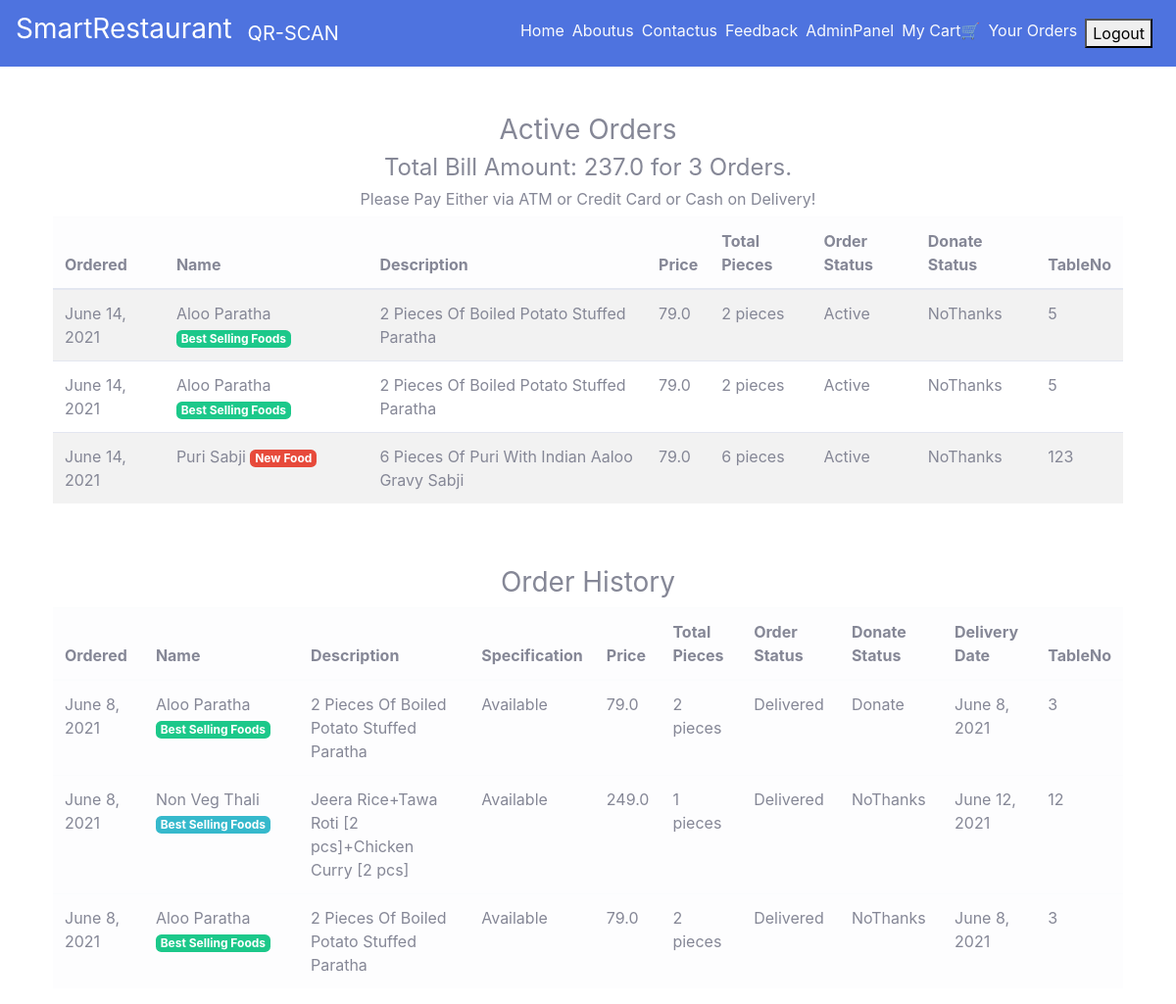
The app's page /order_details/ (signed in) with its own data.
### main/models.py (models this page shows, shortened)
class CartItems(models.Model):
    ORDER_STATUS = (
        ('Active', 'Active'),
        ('Delivered', 'Delivered')
    )
    DONATE_STATUS=(
        ('Donate','Donate'),
        ('NoThanks','NoThanks')
    )
    user = models.ForeignKey(User, on_delete=models.CASCADE)
    item = models.ForeignKey(Item, on_delete=models.CASCADE)
    ordered = models.BooleanField(default=False)
    quantity = models.IntegerField(default=1)
    ordered_date = models.DateField(default=timezone.now)
    status = models.CharField(max_length=20, choices=ORDER_STATUS, default='Active')
    delivery_date = models.DateField(default=timezone.now)
    table_orderno = models.IntegerField(default=1)
    donate_status=models.CharField(max_length=20, choices=DONATE_STATUS, default='NoThanks')
    payment_status = models.CharField(max_length=20,  default='Cash')
    payment_Desc = models.CharField(max_length=200, default='Paid')
    class Meta:
        verbose_name = 'Cart Item'
        verbose_name_plural = 'Cart Items'

class Item(models.Model):
    LABELS = (
        ('Best Selling Foods', 'Best Selling Foods'),
        ('New Food', 'New Food'),
        ('Spicy Foods🔥', 'Spicy Foods🔥'),
    )
    LABEL_COLOUR = (
        ('danger', 'danger'),
        ('success', 'success'),
        ('primary', 'primary'),
        ('info', 'info'),
        ('warning', 'warning'),
    )
    category = models.ForeignKey(Category, on_delete=models.CASCADE)
    title = models.CharField(max_length=150)
    description = models.CharField(max_length=250, blank=True)
    price = models.FloatField()
    pieces = models.IntegerField(default=6)
    tableno=models.IntegerField(blank=True)
    instructions = models.CharField(max_length=250, default="Available")
    image = models.ImageField(default='default.png', upload_to='images/')
    labels = models.CharField(max_length=25, choices=LABELS, blank=True)
    label_colour = models.CharField(max_length=15, choices=LABEL_COLOUR, blank=True)
    slug = models.SlugField(default="foods" ,unique=True)
    created_by = models.ForeignKey(User, on_delete=models.CASCADE)

### main/views.py (the view)
# urls.py: path('order_details/', views.order_details, name='order_details'),
@login_required
def order_details(request):
    items = CartItems.objects.filter(user=request.user, ordered=True,status="Active").order_by('-ordered_date')
    cart_items = CartItems.objects.filter(user=request.user, ordered=True,status="Delivered").order_by('-ordered_date')
    bill = items.aggregate(Sum('item__price'))
    number = items.aggregate(Sum('quantity'))
    pieces = items.aggregate(Sum('item__pieces'))
    total = bill.get("item__price__sum")
    count = number.get("quantity__sum")
    total_pieces = pieces.get("item__pieces__sum")
    context = {
        'items':items,
        'cart_items':cart_items,
        'total': total,
        'count': count,
        'total_pieces': total_pieces
    }
    return render(request, 'main/order_details.html', context)

### main/templatetags/get_group.py (called while the page is built)
@register.filter(name='has_group')
def has_group(user, group_name):
    return user.groups.filter(name=group_name).exists()

### main/templates/main/order_details.html
{% extends "main/layout.html" %}
{% block content %}
<div class="cart">
    <div class="container">
        <div class="row">
            <div class="col-sm-12 mt-5">
                <h3 class="text-center">Active Orders</h3>
                {% if items %}
                <h4 class="text-center">Total Bill Amount: {{total}} for {{ count }} Orders.</h4>
                <h6 class="text-center">Please Pay Either via ATM or Credit Card or Cash on Delivery!</h6>
                <div class="table-responsive">
                    <table class="table table-hover table-striped">
                        <thead class="table-light">
                        <tr>
                            <th scope="col">Ordered</th>
                            <th scope="col">Name</th>
                            <th scope="col">Description</th>
                            <th scope="col">Price</th>
                            <th scope="col">Total Pieces</th>
                            <th scope="col">Order Status</th>
                            <th scope="col">Donate Status</th>
                             <th scope="col">TableNo</th>
                        </tr>
                        </thead>
                        <tbody>
                            {% for item_active in items %}
                        <tr>
                            <td>{{ item_active.ordered_date }}</td>
                            <td>{{ item_active.item.title }} <span class="badge badge-{{ item_active.item.label_colour }}">{{ item_active.item.labels }}</span></td>
                            <td>{{ item_active.item.description }}</td>
                            <td>{{ item_active.item.price }}</td>
                            <td>{{ item_active.item.pieces }} pieces</td>
                            <td>{{ item_active.status }}</td>
                         <td>{{ item_active.donate_status }}</td>
                          <td>{{ item_active.table_orderno }}</td>
                        </tr>
                            {% endfor %}
                        </tbody>
                    </table>
                </div>
                {% else %}
                <h4 class="text-center">Sorry, you have not ordered any item yet!!!</h4>
                {% endif %}
            </div>
        </div>
        <div class="row">
            <div class="col-sm-12 mt-5">
                <h3 class="text-center">Order History</h3>
                {% if cart_items %}
                <div class="table-responsive">
                    <table class="table table-light">
                        <thead>
                        <tr>
                            <th scope="col">Ordered</th>
                            <th scope="col">Name</th>
                            <th scope="col">Description</th>
                            <th scope="col">Specification</th>
                            <th scope="col">Price</th>
                            <th scope="col">Total Pieces</th>
                            <th scope="col">Order Status</th>
                             <th scope="col">Donate Status</th>
                            <th scope="col">Delivery Date</th>
                             <th scope="col">TableNo</th>
                        </tr>
                        </thead>
                        <tbody>
                            {% for cart in cart_items %}
                        <tr>
                            <td>{{ cart.ordered_date }}</td>
                            <td>{{ cart.item.title }} <span class="badge badge-{{ cart.item.label_colour }}">{{ cart.item.labels }}</span></td>
                            <td>{{ cart.item.description }}</td>
                            <td>{{ cart.item.instructions }}</td>
                            <td>{{ cart.item.price }}</td>
                            <td>{{ cart.item.pieces }} pieces</td>
                            <td>{{ cart.status }}</td>
                            <td>{{ cart.donate_status }}</td>
                            <td>{{ cart.delivery_date }}</td>
                            <td>{{ cart.table_orderno }}</td>
                        </tr>
                            {% endfor %}
                        </tbody>
                    </table>
                </div>
                {% else %}
                <h4 class="text-center">Sorry, you have not ordered any item yet!!!</h4>
                {% endif %}
            </div>
        </div>
    </div>
</div>
{% endblock content %}

### records on screen
CartItems: ordered_date "June 14, 2021", item "Aloo Paratha", item.labels "Best Selling Foods", item.description "2 Pieces Of Boiled Potato Stuffed Paratha", item.price "79.0", item.pieces "2", status "Active", donate_status "NoThanks", table_orderno "5"
CartItems: ordered_date "June 14, 2021", item "Aloo Paratha", item.labels "Best Selling Foods", item.description "2 Pieces Of Boiled Potato Stuffed Paratha", item.price "79.0", item.pieces "2", status "Active", donate_status "NoThanks", table_orderno "5"
CartItems: ordered_date "June 14, 2021", item "Puri Sabji", item.labels "New Food", item.description "6 Pieces Of Puri With Indian Aaloo Gravy Sabji", item.price "79.0", item.pieces "6", status "Active", donate_status "NoThanks", table_orderno "123"
CartItems: ordered_date "June 8, 2021", item "Aloo Paratha", item.labels "Best Selling Foods", item.description "2 Pieces Of Boiled Potato Stuffed Paratha", item.instructions "Available", item.price "79.0", item.pieces "2", status "Delivered", donate_status "Donate", delivery_date "June 8, 2021", table_orderno "3"
CartItems: ordered_date "June 8, 2021", item "Non Veg Thali", item.labels "Best Selling Foods", item.description "Jeera Rice+Tawa Roti [2 pcs]+Chicken Curry [2 pcs]", item.instructions "Available", item.price "249.0", item.pieces "1", status "Delivered", donate_status "NoThanks", delivery_date "June 12, 2021", table_orderno "12"
CartItems: ordered_date "June 8, 2021", item "Aloo Paratha", item.labels "Best Selling Foods", item.description "2 Pieces Of Boiled Potato Stuffed Paratha", item.instructions "Available", item.price "79.0", item.pieces "2", status "Delivered", donate_status "NoThanks", delivery_date "June 8, 2021", table_orderno "3"

### other values on screen
{{ total }} "237.0"
{{ count }} "3"
